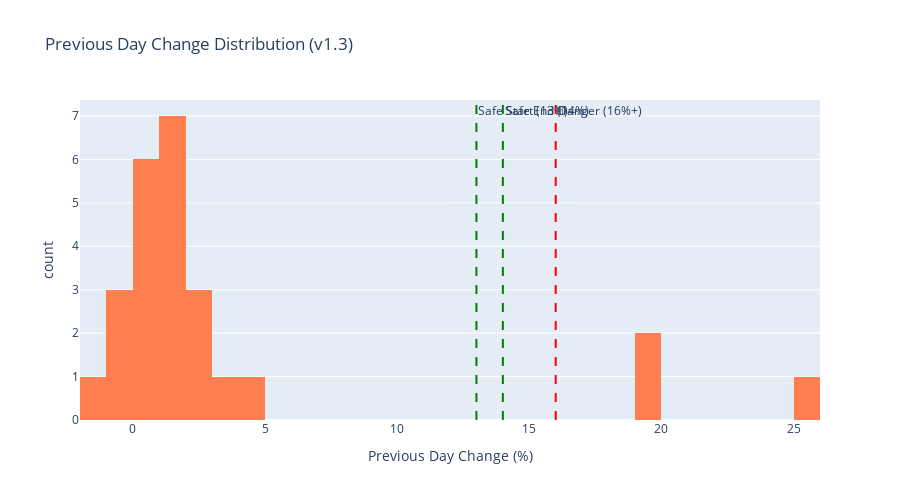

The notebook cell saved with this chart:
### Markdown cell above
## 3. Previous Day Change Distribution

### Code cell
# Previous day change histogram
fig = px.histogram(
    df,
    x="previous_day_change_pct",
    nbins=30,
    title="Previous Day Change Distribution (v1.3)",
    labels={"previous_day_change_pct": "Previous Day Change (%)"},
    color_discrete_sequence=["coral"]
)

# Add vertical lines for thresholds
fig.add_vline(x=13, line_dash="dash", line_color="green", annotation_text="Safe Start (13%)")
fig.add_vline(x=14, line_dash="dash", line_color="green", annotation_text="Safe End (14%)")
fig.add_vline(x=16, line_dash="dash", line_color="red", annotation_text="Danger (16%+)")

fig.update_layout(height=500)
fig.show()

### Figure 1 — Plotly figure (JSON) as saved in the notebook; plotly's stock layout.template omitted (floating-point values rounded to 4 significant figures)
{"data": [{"bingroup": "x", "hovertemplate": "Previous Day Change (%)=%{x}<br>count=%{y}<extra></extra>", "legendgroup": "", "marker": {"color": "coral", "pattern": {"shape": ""}}, "name": "", "nbinsx": 30, "orientation": "v", "showlegend": false, "type": "histogram", "x": [2.1, 0.57, 1.0, 1.5, 2.5, -0.62, 1.8, 4.3, 1.2, 0.0, 0.8, -0.65, 3.5, -0.44, 2.0, 0.0, 19.63, 25.91, 19.63, 1.37, 1.25, 0.0, 1.43, -1.57, 0.0], "xaxis": "x", "yaxis": "y"}], "layout": {"annotations": [{"showarrow": false, "text": "Safe Start (13%)", "x": 13, "xanchor": "left", "xref": "x", "y": 1, "yanchor": "top", "yref": "y domain"}, {"showarrow": false, "text": "Safe End (14%)", "x": 14, "xanchor": "left", "xref": "x", "y": 1, "yanchor": "top", "yref": "y domain"}, {"showarrow": false, "text": "Danger (16%+)", "x": 16, "xanchor": "left", "xref": "x", "y": 1, "yanchor": "top", "yref": "y domain"}], "barmode": "relative", "height": 500, "legend": {"tracegroupgap": 0}, "shapes": [{"line": {"color": "green", "dash": "dash"}, "type": "line", "x0": 13, "x1": 13, "xref": "x", "y0": 0, "y1": 1, "yref": "y domain"}, {"line": {"color": "green", "dash": "dash"}, "type": "line", "x0": 14, "x1": 14, "xref": "x", "y0": 0, "y1": 1, "yref": "y domain"}, {"line": {"color": "red", "dash": "dash"}, "type": "line", "x0": 16, "x1": 16, "xref": "x", "y0": 0, "y1": 1, "yref": "y domain"}], "title": {"text": "Previous Day Change Distribution (v1.3)"}, "xaxis": {"anchor": "y", "domain": [0, 1], "title": {"text": "Previous Day Change (%)"}}, "yaxis": {"anchor": "x", "domain": [0, 1], "title": {"text": "count"}}}}
